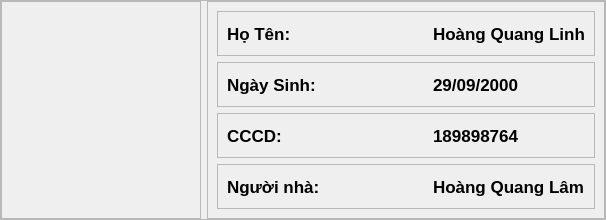
            <widget class="QFrame" name="frame_2">
             <property name="maximumSize">
              <size>
               <width>16777215</width>
               <height>210</height>
              </size>
             </property>
             <property name="frameShape">
              <enum>QFrame::StyledPanel</enum>
             </property>
             <property name="frameShadow">
              <enum>QFrame::Raised</enum>
             </property>
             <layout class="QHBoxLayout" name="horizontalLayout">
              <property name="leftMargin">
               <number>0</number>
              </property>
              <property name="topMargin">
               <number>0</number>
              </property>
              <property name="rightMargin">
               <number>0</number>
              </property>
              <property name="bottomMargin">
               <number>0</number>
              </property>
              <item>
               <widget class="QFrame" name="frame_7">
                <property name="maximumSize">
                 <size>
                  <width>200</width>
                  <height>16777215</height>
                 </size>
                </property>
                <property name="frameShape">
                 <enum>QFrame::StyledPanel</enum>
                </property>
                <property name="frameShadow">
                 <enum>QFrame::Raised</enum>
                </property>
                <layout class="QVBoxLayout" name="verticalLayout_2">
                 <property name="spacing">
                  <number>0</number>
                 </property>
                 <property name="leftMargin">
                  <number>0</number>
                 </property>
                 <property name="topMargin">
                  <number>0</number>
                 </property>
                 <property name="rightMargin">
                  <number>0</number>
                 </property>
                 <property name="bottomMargin">
                  <number>0</number>
                 </property>
                 <item>
                  <widget class="QLabel" name="label">
                   <property name="minimumSize">
                    <size>
                     <width>200</width>
                     <height>200</height>
                    </size>
                   </property>
                   <property name="maximumSize">
                    <size>
                     <width>200</width>
                     <height>200</height>
                    </size>
                   </property>
                   <property name="text">
                    <string/>
                   </property>
                   <property name="pixmap">
                    <pixmap resource="../../resources.qrc">:/images/res/drawable/icons/vatar.jpg</pixmap>
                   </property>
                   <property name="scaledContents">
                    <bool>true</bool>
                   </property>
                  </widget>
                 </item>
                </layout>
               </widget>
              </item>
              <item>
               <widget class="QFrame" name="frame_8">
                <property name="frameShape">
                 <enum>QFrame::StyledPanel</enum>
                </property>
                <property name="frameShadow">
                 <enum>QFrame::Raised</enum>
                </property>
                <layout class="QVBoxLayout" name="verticalLayout_3">
                 <item>
                  <widget class="QFrame" name="frame_9">
                   <property name="minimumSize">
                    <size>
                     <width>0</width>
                     <height>45</height>
                    </size>
                   </property>
                   <property name="frameShape">
                    <enum>QFrame::StyledPanel</enum>
                   </property>
                   <property name="frameShadow">
                    <enum>QFrame::Raised</enum>
                   </property>
                   <layout class="QHBoxLayout" name="horizontalLayout_2">
                    <item>
                     <widget class="QLabel" name="label_2">
                      <property name="minimumSize">
                       <size>
                        <width>200</width>
                        <height>0</height>
                       </size>
                      </property>
                      <property name="maximumSize">
                       <size>
                        <width>200</width>
                        <height>16777215</height>
                       </size>
                      </property>
                      <property name="font">
                       <font>
                        <pointsize>13</pointsize>
                        <weight>75</weight>
                        <bold>true</bold>
                       </font>
                      </property>
                      <property name="text">
                       <string>Họ Tên:</string>
                      </property>
                     </widget>
                    </item>
                    <item>
                     <widget class="QLabel" name="lbName">
                      <property name="font">
                       <font>
                        <pointsize>13</pointsize>
                        <weight>75</weight>
                        <bold>true</bold>
                       </font>
                      </property>
                      <property name="text">
                       <string>Hoàng Quang Linh</string>
                      </property>
                     </widget>
                    </item>
                   </layout>
                  </widget>
                 </item>
                 <item>
                  <widget class="QFrame" name="frame_10">
                   <property name="minimumSize">
                    <size>
                     <width>0</width>
                     <height>45</height>
                    </size>
                   </property>
                   <property name="frameShape">
                    <enum>QFrame::StyledPanel</enum>
                   </property>
                   <property name="frameShadow">
                    <enum>QFrame::Raised</enum>
                   </property>
                   <layout class="QHBoxLayout" name="horizontalLayout_3">
                    <item>
                     <widget class="QLabel" name="label_4">
                      <property name="minimumSize">
                       <size>
                        <width>200</width>
                        <height>0</height>
                       </size>
                      </property>
                      <property name="maximumSize">
                       <size>
                        <width>200</width>
                        <height>16777215</height>
                       </size>
                      </property>
                      <property name="font">
                       <font>
                        <pointsize>13</pointsize>
                        <weight>75</weight>
                        <bold>true</bold>
                       </font>
                      </property>
                      <property name="text">
                       <string>Ngày Sinh:</string>
                      </property>
                     </widget>
                    </item>
                    <item>
                     <widget class="QLabel" name="lbBirday">
                      <property name="font">
                       <font>
                        <pointsize>13</pointsize>
                        <weight>75</weight>
                        <bold>true</bold>
                       </font>
                      </property>
                      <property name="text">
                       <string>29/09/2000</string>
                      </property>
                     </widget>
                    </item>
                   </layout>
                  </widget>
                 </item>
                 <item>
                  <widget class="QFrame" name="frame_11">
                   <property name="minimumSize">
                    <size>
                     <width>0</width>
                     <height>45</height>
                    </size>
                   </property>
                   <property name="frameShape">
                    <enum>QFrame::StyledPanel</enum>
                   </property>
                   <property name="frameShadow">
                    <enum>QFrame::Raised</enum>
                   </property>
                   <layout class="QHBoxLayout" name="horizontalLayout_4">
                    <item>
                     <widget class="QLabel" name="label_6">
                      <property name="minimumSize">
                       <size>
                        <width>200</width>
                        <height>0</height>
                       </size>
                      </property>
                      <property name="maximumSize">
                       <size>
                        <width>200</width>
                        <height>16777215</height>
                       </size>
                      </property>
                      <property name="font">
                       <font>
                        <pointsize>13</pointsize>
                        <weight>75</weight>
                        <bold>true</bold>
                       </font>
                      </property>
                      <property name="text">
                       <string>CCCD:</string>
                      </property>
                     </widget>
                    </item>
                    <item>
                     <widget class="QLabel" name="lbCCCD">
                      <property name="font">
                       <font>
                        <pointsize>13</pointsize>
                        <weight>75</weight>
                        <bold>true</bold>
                       </font>
                      </property>
                      <property name="text">
                       <string>189898764</string>
                      </property>
                     </widget>
                    </item>
                   </layout>
                  </widget>
                 </item>
                 <item>
                  <widget class="QFrame" name="frame_19">
                   <property name="minimumSize">
                    <size>
                     <width>0</width>
                     <height>45</height>
                    </size>
                   </property>
                   <property name="frameShape">
                    <enum>QFrame::StyledPanel</enum>
                   </property>
                   <property name="frameShadow">
                    <enum>QFrame::Raised</enum>
                   </property>
                   <layout class="QHBoxLayout" name="horizontalLayout_8">
                    <item>
                     <widget class="QLabel" name="label_10">
                      <property name="minimumSize">
                       <size>
                        <width>200</width>
                        <height>0</height>
                       </size>
                      </property>
                      <property name="maximumSize">
                       <size>
                        <width>200</width>
                        <height>16777215</height>
                       </size>
                      </property>
                      <property name="font">
                       <font>
                        <pointsize>13</pointsize>
                        <weight>75</weight>
                        <bold>true</bold>
                       </font>
                      </property>
                      <property name="text">
                       <string>Người nhà:</string>
                      </property>
                     </widget>
                    </item>
                    <item>
                     <widget class="QLabel" name="lbNameRelatives">
                      <property name="font">
                       <font>
                        <pointsize>13</pointsize>
                        <weight>75</weight>
                        <bold>true</bold>
                       </font>
                      </property>
                      <property name="text">
                       <string>Hoàng Quang Lâm</string>
                      </property>
                     </widget>
                    </item>
                   </layout>
                  </widget>
                 </item>
                </layout>
               </widget>
              </item>
             </layout>
            </widget>
